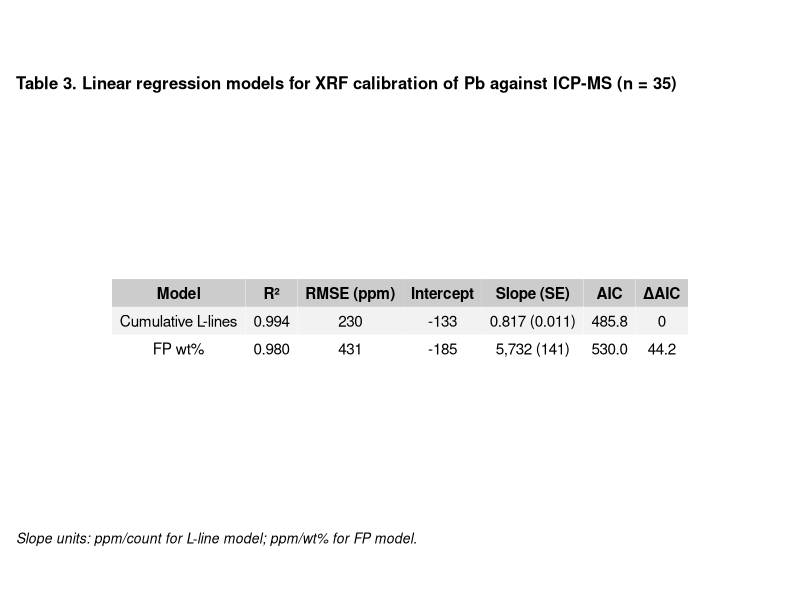
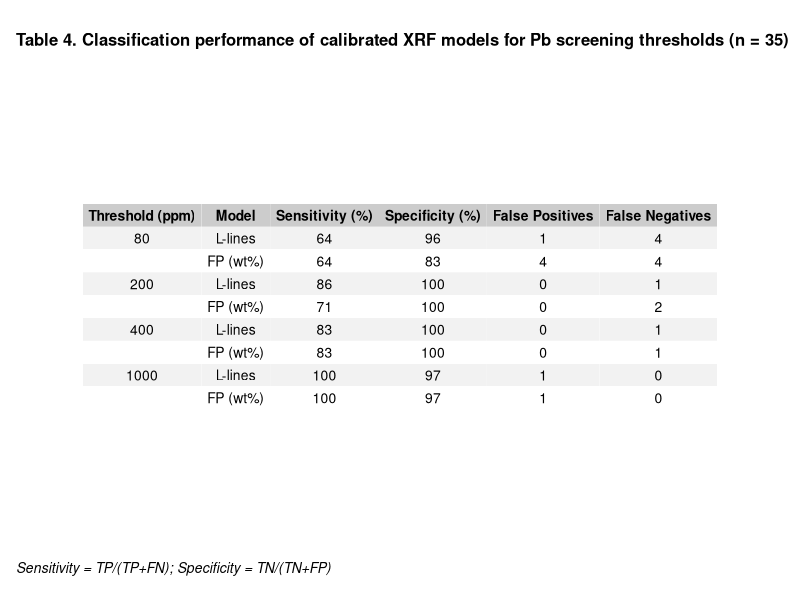

These figures' R source, in order:
#!/usr/bin/env Rscript
# Generate publication tables with tight margins using gridExtra

library(tidyverse)
library(gridExtra)
library(grid)

# Custom table theme with minimal padding
table_theme <- ttheme_minimal(
  core = list(
    fg_params = list(hjust = 0.5, x = 0.5, fontsize = 11),
    bg_params = list(fill = c("gray95", "white"), col = NA),
    padding = unit(c(4, 4), "mm")
  ),
  colhead = list(
    fg_params = list(hjust = 0.5, x = 0.5, fontsize = 11, fontface = "bold"),
    bg_params = list(fill = "gray80", col = NA),
    padding = unit(c(4, 4), "mm")
  )
)

# =============================================================================
# Table 3: XRF Calibration Models
# =============================================================================

tab3_data <- data.frame(
  Model = c("Cumulative L-lines", "FP wt%"),
  R2 = c("0.994", "0.980"),
  RMSE = c("230", "431"),
  Intercept = c("-133", "-185"),
  Slope_SE = c("0.817 (0.011)", "5,732 (141)"),
  AIC = c("485.8", "530.0"),
  dAIC = c("0", "44.2"),
  stringsAsFactors = FALSE
)

colnames(tab3_data) <- c("Model", "R²", "RMSE (ppm)", "Intercept", "Slope (SE)", "AIC", "ΔAIC")

# Create title and footnote
title3 <- textGrob("Table 3. Linear regression models for XRF calibration of Pb against ICP-MS (n = 35)",
                   gp = gpar(fontsize = 12, fontface = "bold"), hjust = 0, x = 0.02)
footnote3 <- textGrob("Slope units: ppm/count for L-line model; ppm/wt% for FP model.",
                      gp = gpar(fontsize = 10, fontface = "italic"), hjust = 0, x = 0.02)

table3 <- tableGrob(tab3_data, rows = NULL, theme = table_theme)

# Combine with minimal spacing
combined3 <- arrangeGrob(
  title3, table3, footnote3,
  nrow = 3,
  heights = unit(c(0.8, 1.5, 0.6), "null"),
  padding = unit(0, "mm")
)

# Save with tight dimensions
png("/Users/isaac/Documents/GitHub/PhD_Projects/Eaton-Fire-Ash/Manuscript/Data/Table3_XRF_calibration_2models.png",
    width = 8, height = 2, units = "in", res = 300, bg = "white")
grid.draw(combined3)
dev.off()

# =============================================================================
# Table 4: Threshold Classification Performance
# =============================================================================

tab4_data <- data.frame(
  Threshold = c("80", "", "200", "", "400", "", "1000", ""),
  Model = rep(c("L-lines", "FP (wt%)"), 4),
  Sensitivity = c("64", "64", "86", "71", "83", "83", "100", "100"),
  Specificity = c("96", "83", "100", "100", "100", "100", "97", "97"),
  FP = c("1", "4", "0", "0", "0", "0", "1", "1"),
  FN = c("4", "4", "1", "2", "1", "1", "0", "0"),
  stringsAsFactors = FALSE
)

colnames(tab4_data) <- c("Threshold (ppm)", "Model", "Sensitivity (%)", "Specificity (%)",
                          "False Positives", "False Negatives")

# Alternate row coloring for threshold groups
table4_theme <- ttheme_minimal(
  core = list(
    fg_params = list(hjust = 0.5, x = 0.5, fontsize = 10),
    bg_params = list(fill = rep(c("gray95", "white"), 4), col = NA),
    padding = unit(c(3, 3), "mm")
  ),
  colhead = list(
    fg_params = list(hjust = 0.5, x = 0.5, fontsize = 10, fontface = "bold"),
    bg_params = list(fill = "gray80", col = NA),
    padding = unit(c(3, 3), "mm")
  )
)

title4 <- textGrob("Table 4. Classification performance of calibrated XRF models for Pb screening thresholds (n = 35)",
                   gp = gpar(fontsize = 12, fontface = "bold"), hjust = 0, x = 0.02)
footnote4 <- textGrob("Sensitivity = TP/(TP+FN); Specificity = TN/(TN+FP)",
                      gp = gpar(fontsize = 10, fontface = "italic"), hjust = 0, x = 0.02)

table4 <- tableGrob(tab4_data, rows = NULL, theme = table4_theme)

combined4 <- arrangeGrob(
  title4, table4, footnote4,
  nrow = 3,
  heights = unit(c(0.6, 3.5, 0.5), "null"),
  padding = unit(0, "mm")
)

png("/Users/isaac/Documents/GitHub/PhD_Projects/Eaton-Fire-Ash/Manuscript/Data/Table4_threshold_2models.png",
    width = 8, height = 3.5, units = "in", res = 300, bg = "white")
grid.draw(combined4)
dev.off()

cat("Tables saved with tight margins:\n")
cat("  - Table3_XRF_calibration_2models.png\n")
cat("  - Table4_threshold_2models.png\n")
